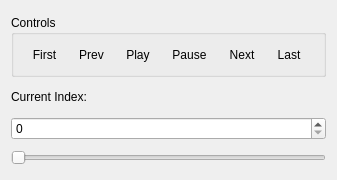
<?xml version="1.0" encoding="UTF-8"?>
<ui version="4.0">
 <class>GetMatrixSlice</class>
 <widget class="QDialog" name="GetMatrixSlice">
  <property name="geometry">
   <rect>
    <x>0</x>
    <y>0</y>
    <width>337</width>
    <height>180</height>
   </rect>
  </property>
  <property name="windowTitle">
   <string>Movie Bar</string>
  </property>
  <layout class="QGridLayout" name="gridLayout">
   <item row="4" column="1">
    <widget class="QSpinBox" name="indexSpinBox">
     <property name="maximum">
      <number>999999999</number>
     </property>
     <property name="singleStep">
      <number>1</number>
     </property>
    </widget>
   </item>
   <item row="3" column="1">
    <widget class="QLabel" name="label">
     <property name="maximumSize">
      <size>
       <width>16777215</width>
       <height>20</height>
      </size>
     </property>
     <property name="text">
      <string>Current Index:</string>
     </property>
    </widget>
   </item>
   <item row="0" column="1">
    <widget class="QGroupBox" name="groupBox">
     <property name="sizePolicy">
      <sizepolicy hsizetype="Preferred" vsizetype="Fixed">
       <horstretch>0</horstretch>
       <verstretch>0</verstretch>
      </sizepolicy>
     </property>
     <property name="minimumSize">
      <size>
       <width>245</width>
       <height>50</height>
      </size>
     </property>
     <property name="title">
      <string>Controls</string>
     </property>
     <property name="alignment">
      <set>Qt::AlignLeading|Qt::AlignLeft|Qt::AlignTop</set>
     </property>
     <layout class="QHBoxLayout" name="horizontalLayout">
      <item>
       <widget class="QToolButton" name="firstIndexButton">
        <property name="minimumSize">
         <size>
          <width>30</width>
          <height>0</height>
         </size>
        </property>
        <property name="toolTip">
         <string>Jump to first index</string>
        </property>
        <property name="text">
         <string>First</string>
        </property>
        <property name="autoRaise">
         <bool>true</bool>
        </property>
       </widget>
      </item>
      <item>
       <widget class="QToolButton" name="previousIndexButton">
        <property name="minimumSize">
         <size>
          <width>30</width>
          <height>0</height>
         </size>
        </property>
        <property name="toolTip">
         <string>Step backward one index</string>
        </property>
        <property name="text">
         <string>Prev</string>
        </property>
        <property name="autoRaise">
         <bool>true</bool>
        </property>
       </widget>
      </item>
      <item>
       <widget class="QToolButton" name="playButton">
        <property name="minimumSize">
         <size>
          <width>30</width>
          <height>0</height>
         </size>
        </property>
        <property name="toolTip">
         <string>Start play mode</string>
        </property>
        <property name="text">
         <string>Play</string>
        </property>
        <property name="autoRaise">
         <bool>true</bool>
        </property>
       </widget>
      </item>
      <item>
       <widget class="QToolButton" name="pauseButton">
        <property name="toolTip">
         <string>Stop play mode</string>
        </property>
        <property name="text">
         <string>Pause</string>
        </property>
        <property name="autoRaise">
         <bool>true</bool>
        </property>
       </widget>
      </item>
      <item>
       <widget class="QToolButton" name="nextIndexButton">
        <property name="enabled">
         <bool>true</bool>
        </property>
        <property name="minimumSize">
         <size>
          <width>30</width>
          <height>0</height>
         </size>
        </property>
        <property name="toolTip">
         <string>Step forward one index</string>
        </property>
        <property name="text">
         <string>Next</string>
        </property>
        <property name="autoRaise">
         <bool>true</bool>
        </property>
       </widget>
      </item>
      <item>
       <widget class="QToolButton" name="lastIndexButton">
        <property name="enabled">
         <bool>true</bool>
        </property>
        <property name="minimumSize">
         <size>
          <width>30</width>
          <height>0</height>
         </size>
        </property>
        <property name="toolTip">
         <string>Jump to last index</string>
        </property>
        <property name="text">
         <string>Last</string>
        </property>
        <property name="autoRaise">
         <bool>true</bool>
        </property>
       </widget>
      </item>
     </layout>
    </widget>
   </item>
   <item row="5" column="1">
    <widget class="QSlider" name="indexSlider">
     <property name="maximum">
      <number>100</number>
     </property>
     <property name="orientation">
      <enum>Qt::Horizontal</enum>
     </property>
     <property name="tickPosition">
      <enum>QSlider::NoTicks</enum>
     </property>
     <property name="tickInterval">
      <number>1</number>
     </property>
    </widget>
   </item>
  </layout>
 </widget>
 <resources/>
 <connections>
  <connection>
   <sender>indexSpinBox</sender>
   <signal>valueChanged(int)</signal>
   <receiver>indexSlider</receiver>
   <slot>setValue(int)</slot>
   <hints>
    <hint type="sourcelabel">
     <x>98</x>
     <y>108</y>
    </hint>
    <hint type="destinationlabel">
     <x>98</x>
     <y>143</y>
    </hint>
   </hints>
  </connection>
  <connection>
   <sender>indexSlider</sender>
   <signal>valueChanged(int)</signal>
   <receiver>indexSpinBox</receiver>
   <slot>setValue(int)</slot>
   <hints>
    <hint type="sourcelabel">
     <x>98</x>
     <y>143</y>
    </hint>
    <hint type="destinationlabel">
     <x>98</x>
     <y>108</y>
    </hint>
   </hints>
  </connection>
 </connections>
</ui>
